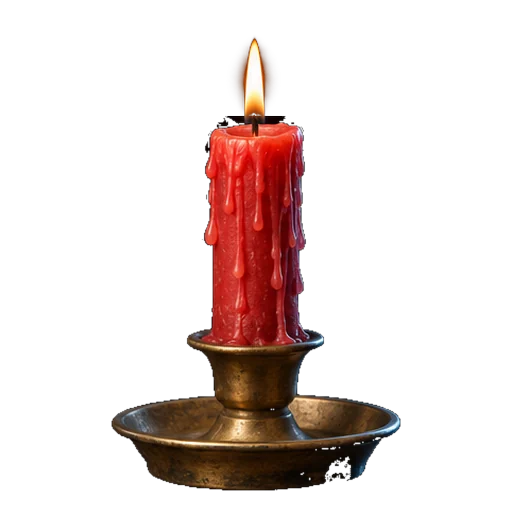
#> input picture suisui/assets/candle.webp, 512 x 512 px
$ python cutout.py ../assets/candle.webp ../assets/censer.webp ../assets/censer.webp
#> lines starting #> are read from the running program, lines starting #| are printed output that depends on the picture; after the words box and inside, x2 and y2 are one past the last pixel; in counts of white or black regions, pixels touching at a corner belong together
"""Cut a 3 x 2 sheet of objects shot on pure black into single transparent webp sprites.

    uv run --with pillow --with numpy --with scipy python3 tools/cutout.py <sheet.png> <name1,name2,...,name6> <out-dir>

Background = dark pixels connected to the sheet border (flood fill), so dark areas *inside* an object
(bronze shadows, the inside of a glass) stay opaque. Along the border region alpha ramps with brightness,
which keeps thin smoke and glass rims soft. Each cell is cropped to its content and placed bottom-centred
on a square canvas, the same way the shelf stands things on the floor of a slot.
"""
import sys, os
import numpy as np
from PIL import Image, ImageDraw, ImageFilter
from scipy import ndimage

SIZE = 512          # sprite edge in pixels; the largest item on screen is ~150 CSS px at 2x
BOTTOM = 0.97       # objects stand on this fraction of the height
FILL = 0.94         # the longer side of an object fills this share of the sprite
LO, HI = 14, 46     # brightness ramp (0..255) for alpha on the background side
MIN_RUN = 8         # pixels a row or column needs to count as part of an object
KEEP = 0.01         # a piece is part of the object if it is at least this share of the cell's largest piece
# share of the object height, from the top, that is glow or smoke, and whether only cool pixels count there.
# The incense smoke is grey-blue and bronze is warm, so the censer zone can reach the rim without fading the handles.
SOFT = {'candle': (0.20, False), 'censer': (0.42, True)}
SOFT_HI = 150       # brightness at which glow and smoke become fully opaque
HOLE = 8            # at or below this brightness a pixel is backdrop even when enclosed by the object

def cut(sheet_path, names, out_dir):
#> called with sheet_path = '../assets/candle.webp', out_dir = '../assets/censer.webp'
    im = Image.open(sheet_path).convert('RGB')
    a = np.asarray(im).astype(np.int16)
    v = a.max(axis=2)
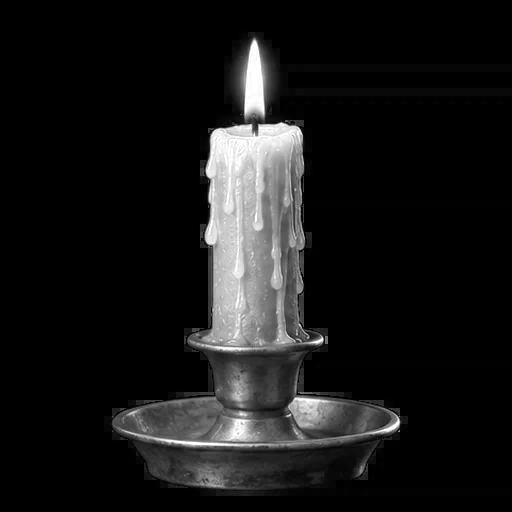
#> v: shape (512, 512) int16; min 0, max 255, mean 23.5
    # binary: possibly background (dark) vs certainly object; flood the dark region from the border
    dark = Image.fromarray(((v < HI) * 255).astype(np.uint8))
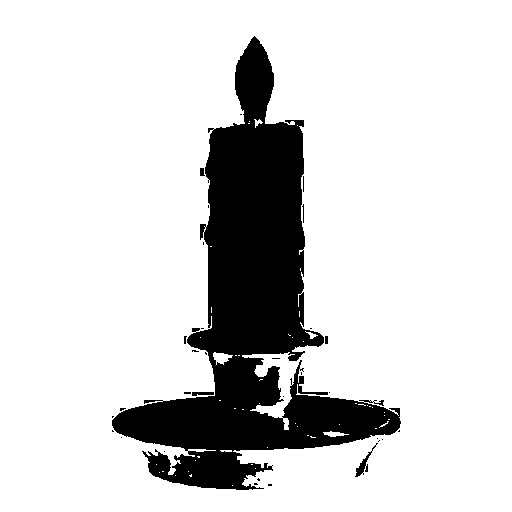
#> dark: PIL image 512x512 L; 83.5% white; 32 black regions (26 under 20 px), largest, box (x1, y1, x2, y2) and area: (112, 36, 401, 490) 42794, (355, 443, 378, 477) 157, (192, 392, 214, 396) 70, (200, 168, 205, 176) 33, (325, 336, 328, 344) 24, (302, 204, 304, 223) 20
    w, h = dark.size
#> w = 512; h = 512
    seeds = [(x, 0) for x in range(0, w, 8)] + [(x, h - 1) for x in range(0, w, 8)] + [(0, y) for y in range(0, h, 8)] + [(w - 1, y) for y in range(0, h, 8)]
    for s in seeds:
        if dark.getpixel(s) == 255:
            ImageDraw.floodfill(dark, s, 128)
    bg = np.asarray(dark) == 128
#> bg: shape (512, 512) bool; every value is 0
    alpha = np.full(v.shape, 255, np.float32)
    ramp = np.clip((v - LO) / (HI - LO), 0, 1) * 255
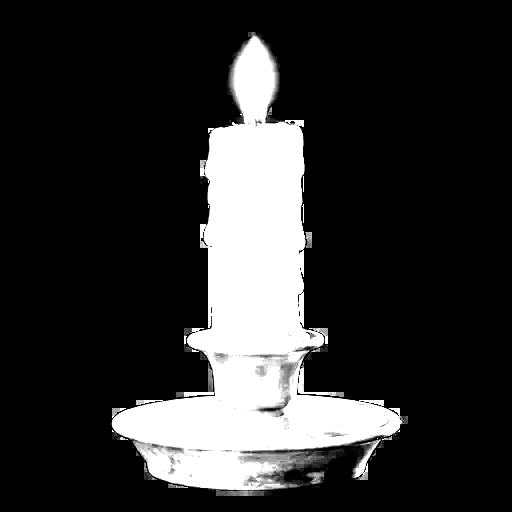
#> ramp: shape (512, 512) float64; min 0, max 255, mean 47.1
    alpha[bg] = ramp[bg]
#> alpha: shape (512, 512) float32; every value is 255
    # near-pure black is backdrop wherever it is: the hole of a jade disc is enclosed by the object, the flood never reaches it
    alpha[v <= HOLE] = 0
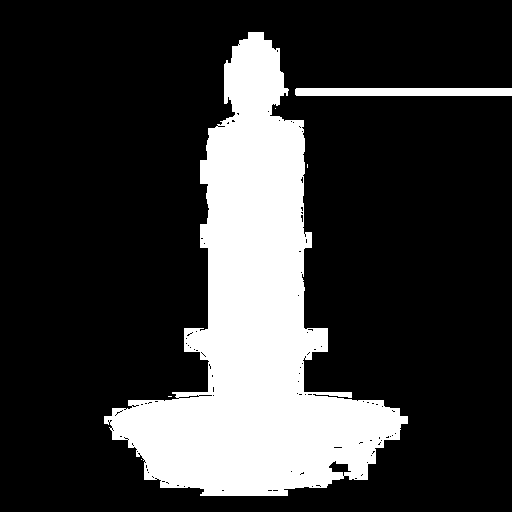
#> alpha: shape (512, 512) float32; 22% white; 6 white regions (4 under 20 px), largest, box (x1, y1, x2, y2) and area: (104, 32, 408, 496) 55822, (295, 88, 512, 96) 1734
    alpha_img = Image.fromarray(alpha.astype(np.uint8)).filter(ImageFilter.GaussianBlur(0.6))
    # un-multiply from black: a half-transparent glow or wisp of smoke was shot over black, so what we see is
    # colour x alpha. Dividing by alpha gives back the light itself; without it flames and smoke get a dirty dark halo.
    al = np.asarray(alpha_img).astype(np.float32) / 255
    rgb = a.astype(np.float32)
    soft = (al > 0.02) & (al < 0.999)
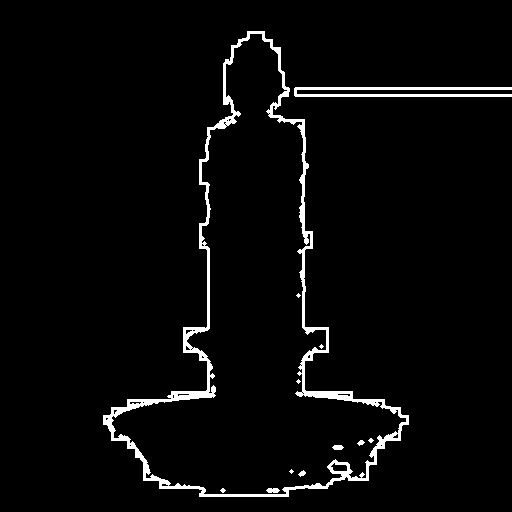
#> soft: shape (512, 512) bool; 3.3% white; 12 white regions (6 under 20 px), largest, box (x1, y1, x2, y2) and area: (103, 31, 409, 497) 7096, (294, 87, 512, 97) 1318, (266, 488, 280, 493) 56, (332, 445, 344, 450) 48, (298, 470, 306, 477) 31, (357, 440, 365, 446) 28
    rgb[soft] = np.clip(rgb[soft] / al[soft][:, None], 0, 255)
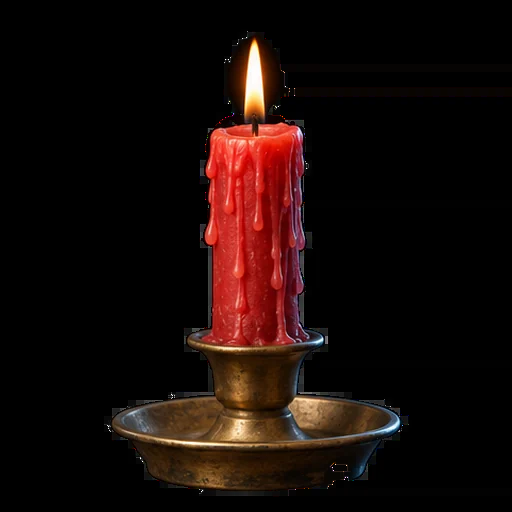
#> rgb: shape (512, 512, 3) float32; mean R, G, B 23.4, 10.5, 7.8
    rgba = Image.fromarray(rgb.astype(np.uint8)); rgba.putalpha(alpha_img)
    A = np.asarray(alpha_img)
    cols, rows = 3, 2
    cw, ch = w / cols, h / rows
#> cw = 170.7; ch = 256
    # connected pieces of clearly-object pixels; each cell keeps the pieces whose centre lies in it and that are
    # at least KEEP of its largest piece, so seams between rows and stray specks drop out
    lab, n = ndimage.label(A > 40)
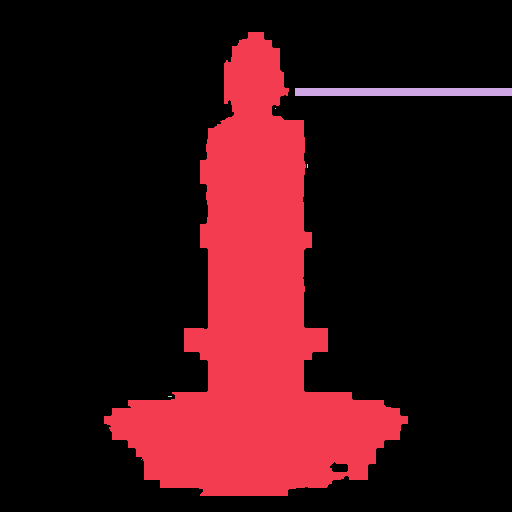
#> lab: shape (512, 512) int32; 7 distinct labels, from 0 to 6; one colour per label, 0 black
#> n = 6
    idx = np.arange(1, n + 1)
#> idx = [1, 2, 3, 4, 5, 6]
    area = ndimage.sum(np.ones_like(lab), lab, idx)
#> area = [56398, 1736, 1, 4, 4, 1]
    cy, cx = np.array(ndimage.center_of_mass(np.ones_like(lab), lab, idx)).T if n else (np.array([]), np.array([]))
#> cy = [322.4, 91.5, 108, 165.5, 396, 459]; cx = [254.8, 403, 275, 307, 169.5, 141]
    os.makedirs(out_dir, exist_ok=True)
    report = []
    for i, name in enumerate(names):
        c, r = i % cols, i // cols
        inside = (cx >= c * cw) & (cx < (c + 1) * cw) & (cy >= r * ch) & (cy < (r + 1) * ch)
        if not inside.any():
            report.append((name, 'EMPTY')); continue
        big = area[inside].max()
        keep = idx[inside & (area >= big * KEEP)]
        km = np.isin(lab, keep)
        ys, xs = np.where(km)
        bx0, bx1, by0, by1 = xs.min(), xs.max() + 1, ys.min(), ys.max() + 1
        pad = 6
        X0, Y0, X1, Y1 = max(0, bx0 - pad), max(0, by0 - pad), min(w, bx1 + pad), min(h, by1 + pad)
        # soft fringe pixels (alpha <= 40, label 0) next to the kept pieces stay; everything labelled otherwise goes
        near = ndimage.binary_dilation(km[Y0:Y1, X0:X1], iterations=pad)
        sub = lab[Y0:Y1, X0:X1]
        ok = km[Y0:Y1, X0:X1] | ((sub == 0) & near)
        crop = rgba.crop((X0, Y0, X1, Y1))
        ca = np.asarray(crop.getchannel('A')).astype(np.float32) * ok
        if name in SOFT:
            # flame glow and incense smoke are light over black, brighter than the backdrop threshold, so they came
            # out opaque and dirty. In the top share of the object only, alpha follows brightness and colour is un-multiplied.
            share, cool_only = SOFT[name]
            top = int((by1 - by0) * share) + (by0 - Y0)
            sv = v[Y0:Y1, X0:X1][:top].astype(np.float32)
            wide = np.clip((sv - LO) / (SOFT_HI - LO), 0, 1) * 255
            if cool_only:
                px = a[Y0:Y1, X0:X1][:top].astype(np.float32)
                wide = np.where(px[..., 2] >= px[..., 0] - 4, wide, 255)   # blue at least as strong as red
            ca[:top] = np.minimum(ca[:top], wide)
            crgb = np.asarray(crop.convert('RGB')).astype(np.float32)
            src = a[Y0:Y1, X0:X1][:top].astype(np.float32)
            al = ca[:top] / 255
            m = al > 0.02
            crgb[:top][m] = np.clip(src[m] / al[m][:, None], 0, 255)
            crop = Image.fromarray(crgb.astype(np.uint8))
        crop.putalpha(Image.fromarray(ca.astype(np.uint8)))
        x0, y0, x1, y1 = int(c * cw), int(r * ch), int((c + 1) * cw), int((r + 1) * ch)
        k = SIZE * FILL / max(crop.size)
        crop = crop.resize((max(1, round(crop.size[0] * k)), max(1, round(crop.size[1] * k))), Image.LANCZOS)
        out = Image.new('RGBA', (SIZE, SIZE), (0, 0, 0, 0))
        out.paste(crop, ((SIZE - crop.size[0]) // 2, round(SIZE * BOTTOM) - crop.size[1]), crop)
        p = os.path.join(out_dir, name + '.webp')
        out.save(p, 'WEBP', quality=86, method=6)
        touches = bx0 <= x0 + 1 or bx1 >= x1 - 1 or by0 <= y0 + 1 or by1 >= y1 - 1
        report.append((name, f'{crop.size[0]}x{crop.size[1]}', f'{os.path.getsize(p)//1024}KB', 'TOUCHES CELL EDGE' if touches else 'ok'))
#> this loop made 1 pass
#> inside on pass 1: [False, False, False, False, False, False]
#> after the loop, report = [('../assets/censer.webp', 'EMPTY')]
    for row in report:
        print(*row)
#> this loop made 1 pass
#| ../assets/censer.webp EMPTY

if __name__ == '__main__':
    if len(sys.argv) != 4:
        sys.exit(__doc__)
    cut(sys.argv[1], sys.argv[2].split(','), sys.argv[3])

$ run again, with suisui/assets/book.webp copied over suisui/assets/candle.webp
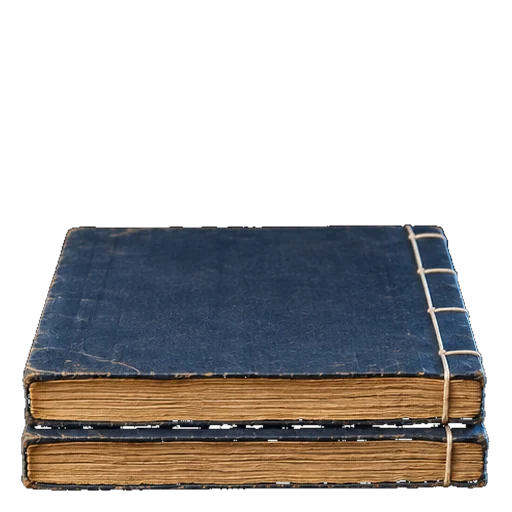
#> input picture suisui/assets/book.webp, 512 x 512 px
#> in cut, `dark = Image.fromarray(((v < HI) * 255).astype(np.uint8))`:
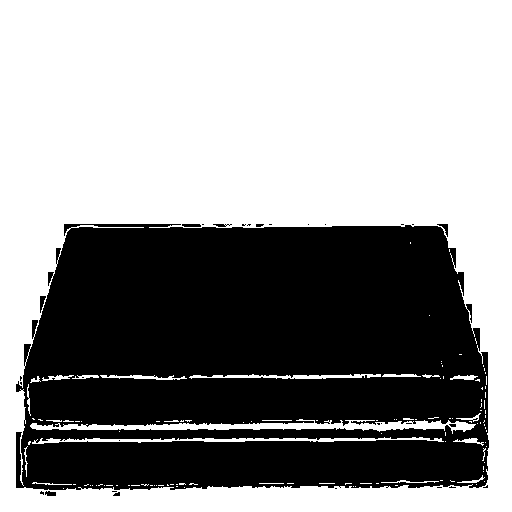
#> dark: PIL image 512x512 L; 58.1% white; 30 black regions (22 under 20 px), largest, box (x1, y1, x2, y2) and area: (16, 224, 489, 490) 109497, (40, 296, 46, 313) 56, (182, 224, 201, 227) 54
#> bg: shape (512, 512) bool; every value is 0
#> soft: shape (512, 512) bool; 3.6% white; 34 white regions (13 under 20 px), largest, box (x1, y1, x2, y2) and area: (15, 223, 497, 497) 7640, (401, 421, 443, 430) 215, (295, 423, 327, 430) 172
#> rgba: PIL image 512x512 RGBA
#> in cut, `lab, n = ndimage.label(A > 40)`:
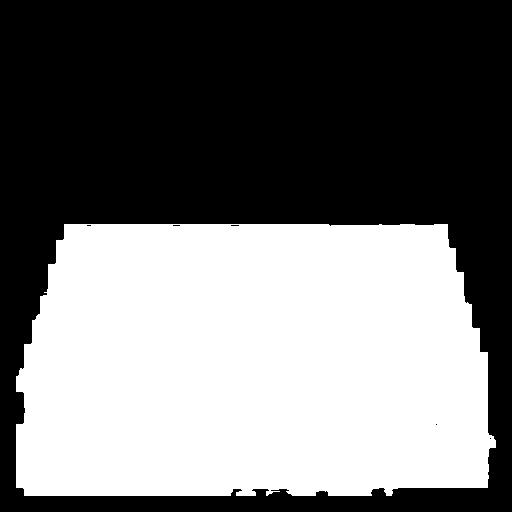
#> lab: shape (512, 512) int32; values 0 (black) and 1 (white), 45.8% white; 1 white region, box (x1, y1, x2, y2) and area: (16, 224, 496, 496) 119990
#> n = 1
#> area = [119990]
#> cy = [363.2]; cx = [252.4]
#> the loop in cut, `for i, name in enumerate(names):` made 1 pass
#> inside on pass 1: [False]
#> after the loop in cut, `for i, name in enumerate(names):`: report = [('../assets/censer.webp', 'EMPTY')]
#> the loop in cut, `for row in report:` made 1 pass
#> (printed output is left out)
